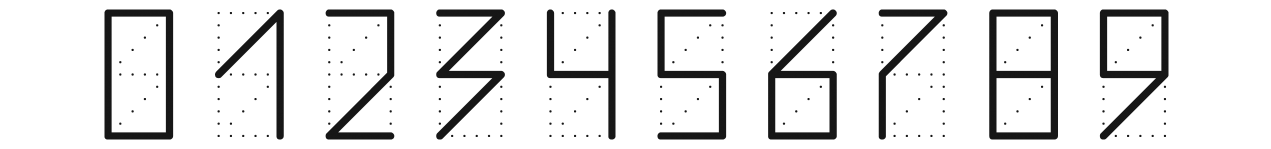
%> input picture assignment06/template.jpg, 2542 x 298 px (shown at 1/2 size)
$ octave templateImageSelector.m   (GNU Octave 9; MATLAB toolbox functions it lacks are replaced by stand-ins)
%> lines starting %> are read from the running program, lines starting %| are printed output that depends on the picture; in (x1, y1, x2, y2) boxes, pixels count from 0 and x2, y2 are one past the last pixel; in counts of white or black regions, pixels touching at a corner belong together; the program's own positions count from 1
%% Digit Extraction
% David Olson
% 15 Oct 17

close all;
clear all;
clc;

%% Load and develop BW Image
Igray = imread('template.jpg');
%> Igray is the input picture: size 298x2542 uint8; min 20, max 255, mean 227.3
Ithresh = Igray < 200;
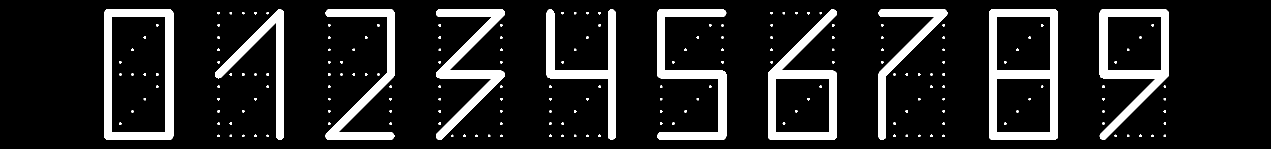
%> Ithresh: size 298x2542 logical (shown at 1/2 size); 12.6% white; 195 white regions (13 under 20 px), largest, box (x1, y1, x2, y2) and area: (1978, 19, 2116, 279) 12731, (209, 19, 347, 279) 11229, (1536, 19, 1674, 279) 10058
BW = Ithresh;
%imshow(BW)

%% Grow region for thicker lines, more robust detection possible
SE = strel('disk', 2);
BW2 = imdilate(BW, SE);
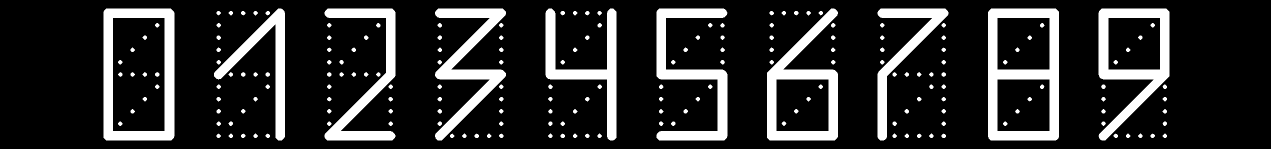
%> BW2: size 298x2542 logical (shown at 1/2 size); 16.5% white; 195 white regions
%imshow(BW2)

%% CCA, detect objects coinciding with the digits
[label, number] = bwlabel(BW2, 8);
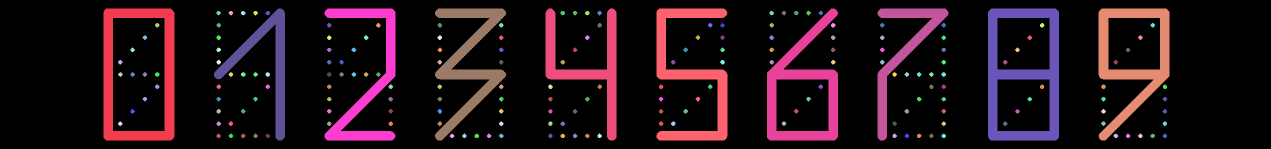
%> label: size 298x2542 double (shown at 1/2 size); 196 distinct labels, from 0 to 195; one colour per label, 0 black
%> number = 195
Istats = regionprops(label, 'basic', 'BoundingBox');
%> Istats = 195 regions; largest, box (x1, y1, x2, y2), Area and Centroid: (1976, 17, 2118, 281) 15987 [2047.5 149.6], (207, 17, 349, 281) 14127 [279.2 149.6], (1534, 17, 1676, 281) 12432 [1607.2 178], (2197, 17, 2339, 281) 12423 [2266.4 120], (1313, 17, 1455, 281) 12061 [1384.7 150.1]
Istats([Istats.Area] < 1000) = [];
num = length(Istats);
%> num = 10

Ibox = floor([Istats.BoundingBox]);
%> Ibox = 40 values, max 2197 at index 37, min 17 at index 2, mean 406.2
Ibox = reshape(Ibox, [4 num]);
%> Ibox = 10 columns, first 8: [207 428 649 870 1091 1313 1534 1755; 17 17 17 17 17 17 17 17; 142 142 142 142 142 142 142 142; 264 264 264 264 264 264 264 264]

%% Plot Ibox properties over BW2 image -- Test

% [6 lines of commented-out code are left out]

%% Sub-Image Extraction and Scaling

for k = 1 : num
    col1 = Ibox(1, k);
    col2 = Ibox(1, k) + Ibox(3, k);
    row1 = Ibox(2, k);
    row2 = Ibox(2, k) + Ibox(4, k);
    subImage = BW2(row1:row2, col1:col2);
    templateImage{k} = subImage;
    templateImageScaled{k} = imresize(subImage, [24 12]);
end
%> this loop made 10 passes
%> (col1, col2) on passes 1 to 10: (207, 349), (428, 570), (649, 791), (870, 1012), (1091, 1233), (1313, 1455), (1534, 1676), (1755, 1897), (1976, 2118), (2197, 2339)
%> pass 1, `subImage = BW2(row1:row2, col1:col2);`:
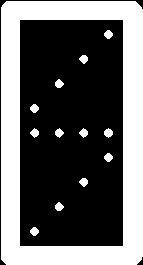
%> subImage: size 265x143 logical; 39.1% white; 13 white regions, largest, box (x1, y1, x2, y2) and area: (1, 1, 143, 265) 14127, (104, 128, 113, 138) 62, (104, 30, 113, 39) 57
%> pass 2, `subImage = BW2(row1:row2, col1:col2);`:
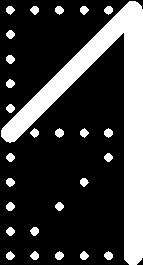
%> subImage: size 265x143 logical; 25.1% white; 27 white regions, largest, box (x1, y1, x2, y2) and area: (1, 1, 143, 265) 8033, (55, 128, 64, 138) 62, (104, 128, 113, 138) 62
%> pass 3, `subImage = BW2(row1:row2, col1:col2);`:
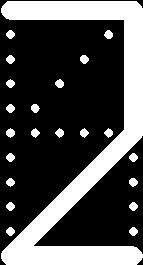
%> subImage: size 265x143 logical; 30.4% white; 22 white regions, largest, box (x1, y1, x2, y2) and area: (1, 1, 143, 265) 10321, (6, 128, 15, 138) 62, (80, 55, 89, 64) 60
%> after the loop, templateImage = 10 items; templateImageScaled = 10 items

% figure, imshow(templateImage{1})
% figure, imshow(templateImageScaled{1})

save('templateImages.mat', 'templateImageScaled')
